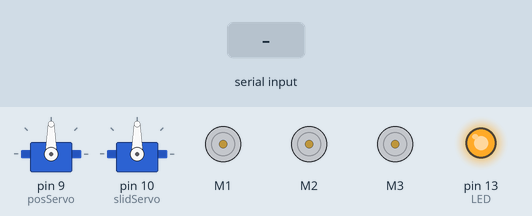
Recording of a sketch running on a simulated Arduino Uno, built with avr-gcc and run on an emulated ATmega328P. Parts: 2 × servo, 3 × DC motor (green arrow = forward, orange = backward, longer = faster), output pins drawn as LEDs (lit = HIGH). The test bench sets the inputs (shaded band).

Above: at 1.2 s.
1.3 s: "1" received over Serial
At 1.8 s:
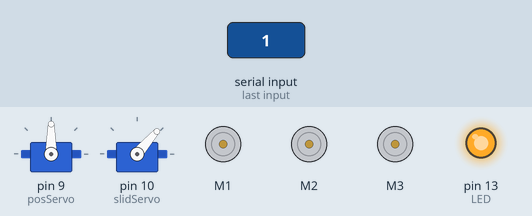
2.8 s: byte 206 (206) received over Serial
At 4.0 s:
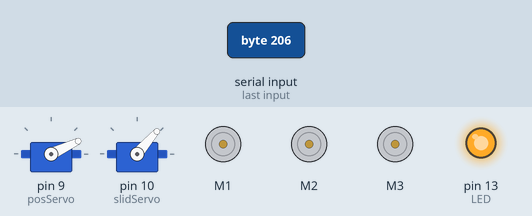
4.3 s: byte 208 (208) received over Serial
At 5.3 s:
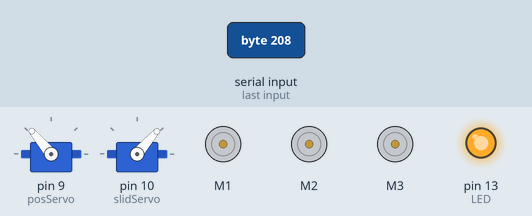
5.8 s: byte 200 (200) received over Serial
At 6.5 s:
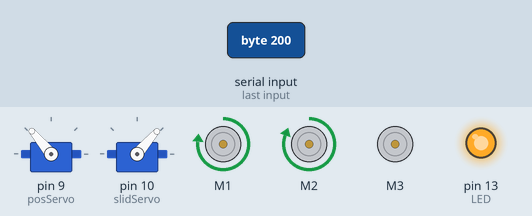
7.3 s: byte 207 (207) received over Serial
At 7.6 s:
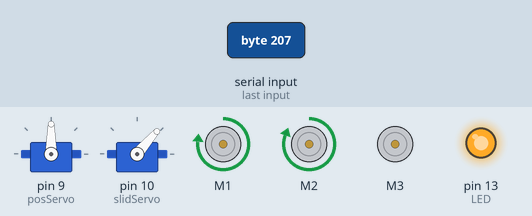
8.8 s: byte 201 (201) received over Serial
At 10.0 s:
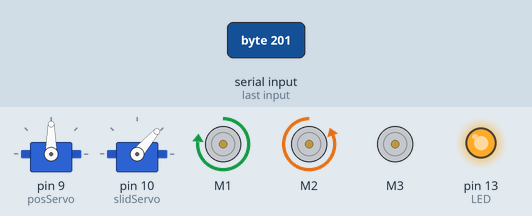
Timing chart, 0 to 11.3 s (numbered marks = the images above; inputs shaded):
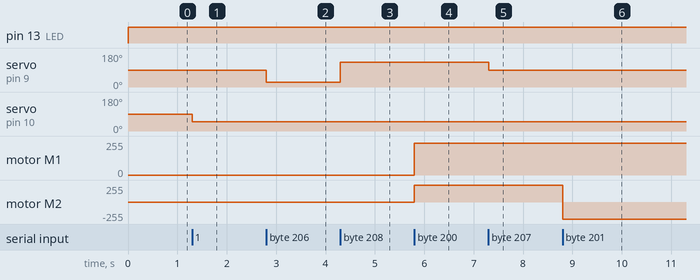

The sketch:

Fire_Fighting.ino
```cpp
#include<SoftwareSerial.h>
#include<AFMotor.h>
#include<Servo.h>
#define LED 13
AF_DCMotor m1(1);
AF_DCMotor m2(2);
AF_DCMotor m3(3);
Servo slidServo;
Servo posServo;
int command;
void setup(){
  pinMode(LED,OUTPUT);
  posServo.attach(9);
  slidServo.attach(10);
  Serial.begin(9600);
  m1.setSpeed(240);
  m2.setSpeed(255);
  m3.setSpeed(255);
}
void loop(){
  digitalWrite(LED,HIGH);
  //delay(200);
  //digitalWrite(LED,LOW);
  //delay(200);
  command=Serial.read();
  if(command >=1 && command<=179)
  {
    slidServo.write(command);
  }
  else if( command == 206)
  {
    posServo.write(25);
  }
  else if( command == 207)
  {
    posServo.write(90);
  }
  else if( command == 208)
  {
    posServo.write(130);
  }
 else if(command == 200)
  {
    m1.run(FORWARD);
    m2.run(FORWARD);
  }
else if(command == 201)
{
  m1.run(FORWARD);
  m2.run(BACKWARD);
}
  else if(command == 202)
  {
    m1.run(BACKWARD);
    m2.run(FORWARD);
  }
  else if(command ==203)
  {
    m1.run(BACKWARD);
    m2.run(BACKWARD);
  }
  else if(command == 0)
  {
    m1.run(RELEASE);
    m2.run(RELEASE);
  }
else if(command == 204)
{
  m3.run(FORWARD);
}
else if(command == 205)
{
  m3.run(RELEASE);
}
}
```

Measured:
- after the input at 1.3 s, servo on pin 10 (slidServo): 90° → 49° at once
- after the input at 2.8 s, servo on pin 9 (posServo): 90° → 25° at once
- after the input at 4.3 s, servo on pin 9 (posServo): 25° → 130° at once
- after the input at 5.8 s, motor M1: stopped → forward 240/255 at once; motor M2: stopped → forward 255/255 at once
- after the input at 7.3 s, servo on pin 9 (posServo): 130° → 90° at once
- after the input at 8.8 s, motor M2: forward 255/255 → backward 255/255 at once
